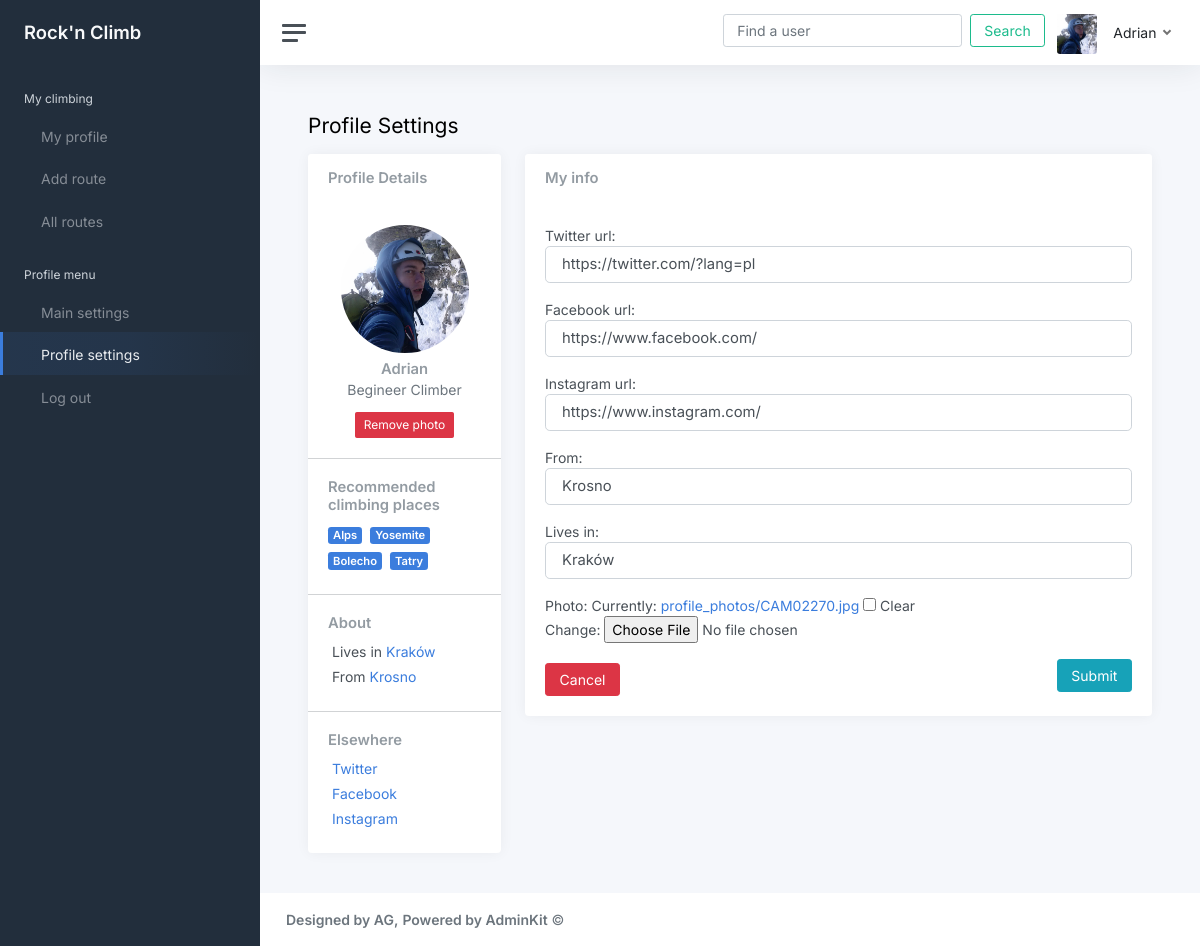
The app's page /profile_settings/ (signed in) with its own data.
### members/models.py (models this page shows, shortened)
class UserProfile(models.Model):
    user = models.OneToOneField(User, null=True,blank=True, related_name='userprofile', on_delete=models.CASCADE)
    photo = models.ImageField(null=True,blank=True,upload_to='profile_photos')
    twitter_url = models.CharField(max_length=200, null=True, blank=True)
    facebook_url = models.CharField(max_length=200, null=True, blank=True)
    instagram_url = models.CharField(max_length=200, null=True, blank=True)
    where_from = models.CharField(max_length=200, null=True, blank=True)
    where_lives = models.CharField(max_length=200, null=True, blank=True)
    best_places = TaggableManager(blank=True)
    likes = models.ManyToManyField(User,related_name='user_likes',blank=True,null=True)

### routes/views.py (the view)
# urls.py: path('profile_settings/',profile_settings,name='profile_settings'),
@login_required
def profile_settings(request):
    user_info = get_object_or_404(User,pk=request.user.id)
    try:
        user_profile = UserProfile.objects.get(user=request.user)
        if request.method == 'POST':
            form = UserProfileForm(request.POST,request.FILES,instance=user_profile)
            if form.is_valid():
                form.save()
                messages.success(request,'Profile info saved successfully')
                return HttpResponseRedirect(reverse('profile_settings'))
            else:
                messages.warning(request, 'There were problems with updating your data, please check errors below...')
        else:
            form = UserProfileForm(instance=user_profile)
    except:
        user_info = UserProfile.objects.get(user=request.user)
        form = UserProfileForm(instance=user_profile)
    all_routes = ClimbingRoutes.objects.filter(user=request.user).order_by('-added')
    total_routes = all_routes.count()
    user_level = user_level_counting(total_routes)
    return render(request,'profile_settings.html',{'form':form,'user_info':user_info,'user_level':user_level})

### routes/views.py (called while the page is built)
def user_level_counting(total_routes):
    if total_routes <= 30:
        user_level = 'Begineer'
    elif total_routes > 30 and total_routes<=60:
        user_level = 'Semi'
    elif total_routes > 60 and total_routes<=100:
        user_level = 'Advanced'
    elif total_routes > 100:
        user_level = 'Pro'
    return user_level

### Templates/profile_settings.html (shortened to what this page needs)
{% extends 'main.html' %}
{% load static %}
{% block body %}
			<main class="content">
				<div class="container-fluid p-0">
					<div class="mb-3">
						<h1 class="h3 d-inline align-middle">Profile Settings</h1>
					</div>
					<div class="row">
						<div class="col-md-4 col-xl-3">
							<div class="card mb-3">
								<div class="card-header">
									<h5 class="card-title mb-0">Profile Details</h5>
								</div>
								<div class="card-body text-center">
									{% if user_info.userprofile.photo %}
										<img src="{{user_info.userprofile.photo.url}}" class="img-fluid rounded-circle mb-2" width="128" height="128" />
									{% else %}
										<img src="{% static 'images/anonymous-user.png' %}" class="img-fluid rounded-circle mb-2" width="128" height="128" />
									{% endif %}
									<h5 class="card-title mb-0">{{user_info.username|title}}</h5>
									<div class="text-muted mb-2">{{user_level}} Climber<br>
									</div>
									<div>
										{% if user_info.userprofile.photo %}
											<a href="{% url 'remove_profile_photo' %}" class="btn btn-sm btn-danger mt-1"> Remove photo</a>
										{% endif %}
									</div>
								</div>
								<hr class="my-0" />
								<div class="card-body">
									<h5 class="h6 card-title">Recommended climbing places</h5>
									{% if user_info.userprofile.best_places.all %}
										{% for place in user_info.userprofile.best_places.all %}
											<span class="badge bg-primary me-1 my-1">{{place|title}}</span>
										{% endfor %}
									{% else %}
										No recommended places added...
									{% endif %}
								</div>
								<hr class="my-0" />
								<div class="card-body">
									<h5 class="h6 card-title">About</h5>
									<ul class="list-unstyled mb-0">
										{% if user_info.userprofile.where_lives or user_info.userprofile.where_from %}
											{% if user_info.userprofile.where_lives %}
												<li class="mb-1">
													Lives in <a href="https://www.google.com/maps/place/{{user_info.userprofile.where_lives}}">{{user_info.userprofile.where_lives}}</a>
												</li>
											{% endif %}
											{% if user_info.userprofile.where_from %}
												<li class="mb-1">
													From <a href="https://www.google.com/maps/place/{{user_info.userprofile.where_from}}">{{user_info.userprofile.where_from}}</a>
												</li>
											{% endif %}
										{% else %}
											No info to display...
										{% endif %}
									</ul>
								</div>
								<hr class="my-0" />
								<div class="card-body">
									<h5 class="h6 card-title">Elsewhere</h5>
									<ul class="list-unstyled mb-0">
										{% if user_info.userprofile.twitter_url or user_info.userprofile.facebook_url or user_info.userprofile.instagram_url %}
											{% if user_info.userprofile.twitter_url %}
												<li class="mb-1">
													<a href="{{user_info.userprofile.twitter_url}}" style="text-decoration:none"> Twitter </a>
												</li>
											{% endif %}
											{% if user_info.userprofile.facebook_url %}
											<li class="mb-1">
												<a href="{{user_info.userprofile.facebook_url}}" style="text-decoration:none"> Facebook  </a>
											</li>
											{% endif %}
											{% if user_info.userprofile.instagram_url %}
											<li class="mb-1">
												<a href="{{user_info.userprofile.instagram_url}}" style="text-decoration:none"> Instagram  </a>
											</li>
											{% endif %}
										{% else %}
											No info to display...
										{% endif %}
									</ul>
								</div>
							</div>
						</div>
						<div class="col-md-8 col-xl-9">
							<div class="card flex-fill">
								<div class="card-header">
									<h5 class="card-title mb-0">My info</h5>
                                </div>
								<div class="card-body">
									<form method="post" enctype="multipart/form-data" >
										{{form.as_p}}
										<button type="submit" class="btn btn-info" style="float:right" >Submit</button>
										<a href="javascript:history.go(0)" class="btn btn-bg btn-danger mt-1"> Cancel</a>
									</form>
								</div>
                            </div>
                        </div>
					</div>
				</div>
			</main>
{% endblock %}

### Templates/main.html (shortened to what this page needs)
<!DOCTYPE html>
<html lang="en">
<head>
  {% load static %}
	<link rel="stylesheet" href="{% static 'style.css' %}" >
	<link rel="stylesheet" href="{% static 'modal.css' %}" >
</head>
<body>
	<div class="wrapper">
		<nav id="sidebar" class="sidebar js-sidebar">
			<div class="sidebar-content js-simplebar">
				<a class="sidebar-brand" href="{% url 'main_dashboard' %}"><span class="align-middle">Rock'n Climb</span></a>
				<ul class="sidebar-nav">
					{% if user.is_authenticated %}
                  	<li class="sidebar-header">
						My climbing
					</li>
					{% if 'my_profile' in request.path %}
						<li class="sidebar-item active">
							<a class="sidebar-link" href="{% url 'my_profile' 'all' %}"><i class="align-middle" data-feather="user"></i> <span class="align-middle">My profile</span></a>
						</li>
					{% else %}
						<li class="sidebar-item">
							<a class="sidebar-link" href="{% url 'my_profile' 'all' %}"> <span class="align-middle">My profile</span></a>
						</li>
					{% endif %}
					{% if 'add_route' in request.path %}
						<li class="sidebar-item active">
							<a class="sidebar-link" href="{% url 'add_route' %}"><i class="align-middle" data-feather="check-square"></i> <span class="align-middle">Add route</span></a>
						</li>
					{% else %}
						<li class="sidebar-item">
							<a class="sidebar-link" href="{% url 'add_route' %}"> <span class="align-middle">Add route</span></a>
						</li>
					{% endif %}
					{% if 'routes' in request.path %}
						<li class="sidebar-item active">
							<a class="sidebar-link" href="{% url 'all_routes' 'all' %}"><i class="align-middle" data-feather="book"></i> <span class="align-middle">All routes</span></a>
						</li>
					{% else %}
						<li class="sidebar-item">
							<a class="sidebar-link" href="{% url 'all_routes' 'all' %}"> <span class="align-middle">All routes</span></a>
						</li>
					{% endif %}
					{% endif %}
					<li class="sidebar-header">
						Profile menu
					</li>
					{% if user.is_authenticated %}
					{% if 'main_settings' in request.path %}
						<li class="sidebar-item active">
							<a class="sidebar-link" href="{% url 'main_settings' %}"><i class="align-middle" data-feather="settings"></i> <span class="align-middle">Main settings</span></a>
						</li>
					{% else %}
						<li class="sidebar-item">
							<a class="sidebar-link" href="{% url 'main_settings' %}"> <span class="align-middle">Main settings</span></a>
						</li>
					{% endif %}
					{% if 'profile_settings' in request.path %}
						<li class="sidebar-item active">
							<a class="sidebar-link" href="{% url 'profile_settings' %}"> <span class="align-middle">Profile settings</span></a>
						</li>
					{% else %}
						<li class="sidebar-item">
							<a class="sidebar-link" href="{% url 'profile_settings' %}"><i class="align-middle" data-feather="user-check"></i> <span class="align-middle">Profile settings</span></a>
						</li>
					{% endif %}
					{% endif %}
					{% if user.is_authenticated %}
						<li class="sidebar-item">
							<a class="sidebar-link" href="{% url 'logout_user' %}"> <span class="align-middle">Log out</span></a>
						</li>
					{% else %}
						<li class="sidebar-item">
							<a class="sidebar-link" href="{% url 'login_user' %}"><i class="align-middle" data-feather="log-in"></i> <span class="align-middle">Sign In</span></a>
						</li>
					{% endif %}
				</ul>
			</div>
		</nav>
		<div class="main">
			<nav class="navbar navbar-expand navbar-light navbar-bg">
				<a class="sidebar-toggle js-sidebar-toggle"><i class="hamburger align-self-center"></i></a>
				{% if user.is_authenticated %}
				<div class="navbar-collapse collapse">
					<ul class="navbar-nav navbar-align">
						<li>
							<nav>
							  <div class="container-fluid">
								<form class="d-flex" action="{% url 'find_user' %}" method="POST">
								  <input class="form-control me-2" type="text" placeholder="Find a user" name="search_user" id="search_user" aria-label="Search">
								  <button class="btn btn-outline-success" type="submit">Search</button>
								</form>
							  </div>
							</nav>
						</li>
						<li class="nav-item dropdown">
							{% if user.userprofile.photo %}
								<img src="{{user.userprofile.photo.url}}" class="avatar img-fluid rounded me-1" alt="Profile photo" />
							{% else %}
								<img src="{% static 'images/anonymous-user.png' %}" class="avatar img-fluid rounded me-1" alt="Profile photo" />
							{% endif %}
							<a class="nav-link dropdown-toggle d-none d-sm-inline-block" href="#" data-bs-toggle="dropdown">
								<span class="text-dark">{{user|title}}</span>
                            </a>
						</li>
					</ul>
				</div>
				{% endif %}
			</nav>
			{% block body %}
			{% endblock %}
			<footer class="footer">
				<div class="container-fluid">
					<div class="row text-muted">
						<div class="col-6 text-start">
							<p class="mb-0">
                              <strong>Designed by AG,</strong> <a class="text-muted" href="https://adminkit.io/" target="_blank"><strong>Powered by AdminKit</strong></a> &copy;
							</p>
						</div>
					</div>
				</div>
			</footer>
		</div>
	</div>
</body>
</html>

### records on screen
Tag: name "Alps"
Tag: name "Yosemite"
Tag: name "Bolecho"
Tag: name "Tatry"
UserProfile: twitter_url "https://twitter.com/?lang=pl", facebook_url "https://www.facebook.com/", instagram_url "https://www.instagram.com/", where_from "Krosno", where_lives "Kraków"

### other values on screen
{{ user|title }} "Adrian"
{{ user_info.username|title }} "Adrian"
{{ user_level }} "Begineer"
{{ user_info.userprofile.where_lives }} "Kraków"
{{ user_info.userprofile.where_from }} "Krosno"
